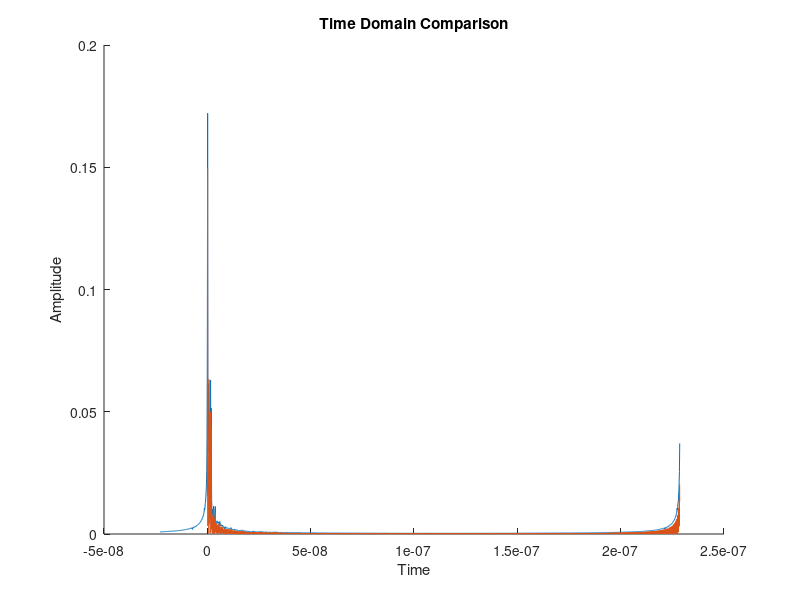

Here is the MATLAB script that generated this plot:
DegStep = 20;
NumSpaceSamples = 18;
load Measurements;
%we will gonna have an ifft, however we need to pad zeros to the lower
%frequency ranges to obtain a complete time domain data.

%for now i will assume a 1 GHz - 8 GHz BW,
FrequencyStart = 1;%GHz
FrequencyStop = 8;%GHz
SweepBW = FrequencyStop - FrequencyStart;

NumberofZeros = (length(Measurements)/SweepBW) * FrequencyStart;
MaximumFrequency = 8e9;
MinimumTimeStep = 1/(2*MaximumFrequency);
TimeScale = 0:MinimumTimeStep:1e-6;

for PositionIndex = 1:NumSpaceSamples
    PaddedData = [zeros(1,floor(NumberofZeros)) (Measurements(PositionIndex,:))];
    TimeDomain(PositionIndex,:) = ifft([fliplr(conj(PaddedData)) PaddedData]);
end

load('Deg20TimeDomain.mat');

figure
title('Time Domain Comparison')
xlabel('Time');
ylabel('Amplitude');
hold all
plot(Deg20TimeDomain.Time*1e-9, Deg20TimeDomain.TDR)
plot(TimeScale(1:length(TimeDomain(1,:))), abs(TimeDomain(1,:)));




